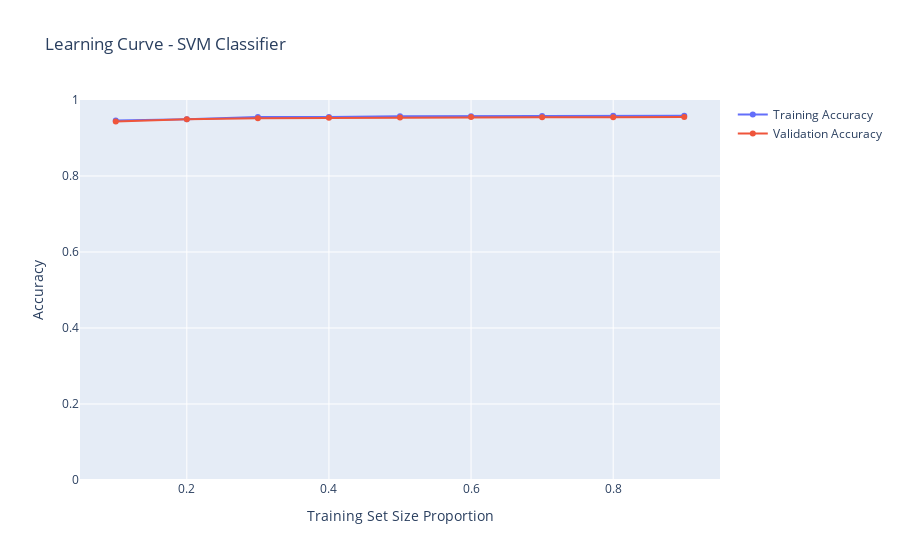

The cell this chart's notebook holds for it:
### Markdown cell above
###  Training vs Validation Accuracy

### Code cell
import numpy as np
import plotly.graph_objects as go
from sklearn.svm import SVC
from sklearn.model_selection import train_test_split

train_sizes = np.linspace(0.1, 0.9, 9)  # Avoid train_size=1.0
train_scores = []
val_scores = []

for size in train_sizes:
    X_train_part, _, y_train_part, _ = train_test_split(
        X_train_scaled, y_train, train_size=size, random_state=42
    )
    model = SVC(kernel='rbf', C=1.0, gamma='scale')
    model.fit(X_train_part, y_train_part)
    train_scores.append(model.score(X_train_part, y_train_part))
    val_scores.append(model.score(X_test_scaled, y_test))

fig = go.Figure()
fig.add_trace(go.Scatter(x=train_sizes, y=train_scores, mode='lines+markers', name='Training Accuracy'))
fig.add_trace(go.Scatter(x=train_sizes, y=val_scores, mode='lines+markers', name='Validation Accuracy'))

fig.update_layout(
    title='Learning Curve - SVM Classifier',
    xaxis_title='Training Set Size Proportion',
    yaxis_title='Accuracy',
    yaxis=dict(range=[0, 1])
)
fig.show()

### Figure 1 — Plotly figure (JSON) as saved in the notebook; plotly's stock layout.template omitted (floating-point values rounded to 4 significant figures)
{"data": [{"mode": "lines+markers", "name": "Training Accuracy", "type": "scatter", "x": [0.1, 0.2, 0.3, 0.4, 0.5, 0.6, 0.7, 0.8, 0.9], "y": [0.9459, 0.9492, 0.9551, 0.955, 0.9575, 0.9575, 0.9577, 0.9585, 0.9584]}, {"mode": "lines+markers", "name": "Validation Accuracy", "type": "scatter", "x": [0.1, 0.2, 0.3, 0.4, 0.5, 0.6, 0.7, 0.8, 0.9], "y": [0.9436, 0.9495, 0.9521, 0.9532, 0.9543, 0.955, 0.9548, 0.9548, 0.9551]}], "layout": {"title": {"text": "Learning Curve - SVM Classifier"}, "xaxis": {"title": {"text": "Training Set Size Proportion"}}, "yaxis": {"range": [0, 1], "title": {"text": "Accuracy"}}}}
